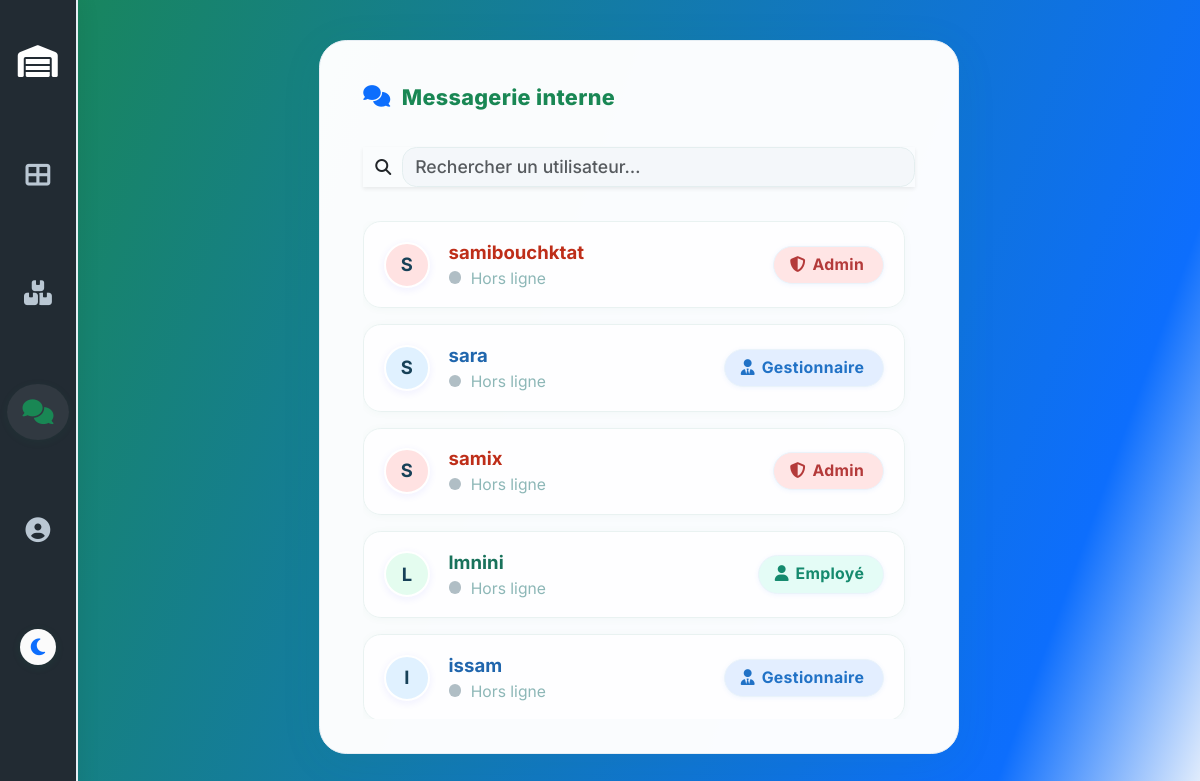
Page /messages/ (signed in) on the committed database.
### inventory/models.py (models this page shows, shortened)
class CustomUser(AbstractUser):
    ROLE_CHOICES = [
        ('admin', 'Administrateur'),
        ('gestionnaire', 'Gestionnaire de stock'),
        ('employe', 'Employé'),
        ('fournisseur', 'Fournisseur'),
    ]
    role = models.CharField(max_length=20, choices=ROLE_CHOICES)
    phone_number = models.CharField(max_length=15, blank=True, null=True)
    secondary_email = models.EmailField(
        "Email secondaire (2FA)",
        max_length=254,
        blank=True,
        null=True,
        unique=True,
        help_text="Adresse e-mail ajoutée via la procédure 2FA"
    )

### inventory/views.py (the view)
# urls.py: path('messages/', msg, name='msg'),
@login_required
def msg(request):
    users = CustomUser.objects.exclude(id=request.user.id)
    return render(request, 'msg.html', {'users': users})

### templates/msg.html (shortened to what this page needs)
{% load static %}
<!DOCTYPE html>
<html lang="fr" data-bs-theme="auto">
<head>
  <link href="https://cdn.jsdelivr.net/npm/bootstrap@5.3.3/dist/css/bootstrap.min.css" rel="stylesheet"/>
  <link rel="stylesheet" href="https://cdnjs.cloudflare.com/ajax/libs/font-awesome/6.4.0/css/all.min.css">
</head>
<body>
  <nav class="side-nav">
    <div class="logo">
      <i class="fas fa-warehouse"></i>
    </div>
    {% if user.is_authenticated %}
      {% if user.role == 'admin' %}
        <a href="{% url 'dashboard_admin' %}" class="nav-link" title="Dashboard"><i class="fas fa-th-large"></i></a>
      {% elif user.role == 'gestionnaire' %}
        <a href="{% url 'dashboard_gestionnaire' %}" class="nav-link" title="Dashboard"><i class="fas fa-th-large"></i></a>
      {% elif user.role == 'fournisseur' %}
        <a href="{% url 'dashboard_fournisseur' %}" class="nav-link" title="Dashboard"><i class="fas fa-th-large"></i></a>
      {% else %}
        <a href="{% url 'dashboard_employe' %}" class="nav-link" title="Dashboard"><i class="fas fa-th-large"></i></a>
      {% endif %}
      <a href="{% url 'product_list' %}" class="nav-link" title="Articles"><i class="fas fa-boxes-stacked"></i></a>
      <a href="{% url 'msg' %}" class="nav-link active" title="Messagerie">
        <i class="fas fa-comments"></i>
      </a>
      <a href="{% url 'complete_profile' %}" class="nav-link" title="Profil"><i class="fas fa-user-circle"></i></a>
      <button class="theme-switch mt-2" id="themeSwitch" aria-label="Basculer le thème"><i class="fas fa-moon"></i></button>
    {% endif %}
  </nav>
  <section class="msg-layout flex-grow-1">
    <main class="msg-wrapper">
      <div class="msg-title"><i class="fas fa-comments"></i> Messagerie interne</div>
      {% if user.is_authenticated %}
        <div class="input-group mb-3 shadow-sm">
          <span class="input-group-text border-end-0"><i class="fas fa-search"></i></span>
          <input class="form-control border-start-0" placeholder="Rechercher un utilisateur…" id="searchInput" autocomplete="off">
        </div>
        <div class="user-list" id="userList" style="overflow-x:hidden;">
          {% if users %}
            {% for u in users %}
              <a href="{% url 'conv' u.id %}" class="user-card fade-slide"
                data-username="{{ u.username|lower }}"
                data-role="{{ u.role|lower }}"
                tabindex="0"
                title="Ouvrir la conversation">
                <span class="user-avatar">
                  {% if u.avatar %}
                    <img src="{{ u.avatar.url }}" alt="Avatar" style="width:100%;height:100%;object-fit:cover;">
                  {% else %}
                    {{ u.username|slice:":1"|upper }}
                  {% endif %}
                </span>
                <span class="user-info">
                  <span class="user-name">{{ u.username }}</span>
                  <div style="font-size:0.98em; color:#8db7b7;">
                    <span class="status-dot {% if u.is_online %}status-online{% else %}status-offline{% endif %}"></span>
                    {% if u.is_online %}En ligne{% else %}Hors ligne{% endif %}
                  </div>
                </span>
                {% if u.role == 'admin' %}
                  <span class="role-badge badge-admin"><i class="fas fa-shield-alt"></i> Admin</span>
                {% elif u.role == 'gestionnaire' %}
                  <span class="role-badge badge-gestionnaire"><i class="fas fa-user-tie"></i> Gestionnaire</span>
                {% else %}
                  <span class="role-badge badge-employe"><i class="fas fa-user"></i> Employé</span>
                {% endif %}
              </a>
            {% endfor %}
          {% else %}
            <div class="msg-empty"><i class="fas fa-users-slash fa-lg me-1"></i> Aucun utilisateur trouvé.</div>
          {% endif %}
        </div>
      {% else %}
        <div class="text-center my-5">
          <h1 class="h5 fw-bold mb-3"><i class="fas fa-lock me-1"></i>Veuillez vous connecter pour accéder à la messagerie.</h1>
          <a href="{% url 'login' %}" class="btn btn-primary btn-lg"><i class="fas fa-sign-in-alt me-1"></i>Se connecter</a>
        </div>
      {% endif %}
    </main>
  </section>
</body>
</html>

### rows in the picture
CustomUser: username "S", username "samibouchktat", role "admin" (drawn)
CustomUser: username "S", username "sara", role "gestionnaire" (drawn)
CustomUser: username "S", username "samix", role "admin" (drawn)
CustomUser: username "L", username "lmnini", role "fournisseur" (drawn)
CustomUser: username "I", username "issam", role "gestionnaire" (drawn)
